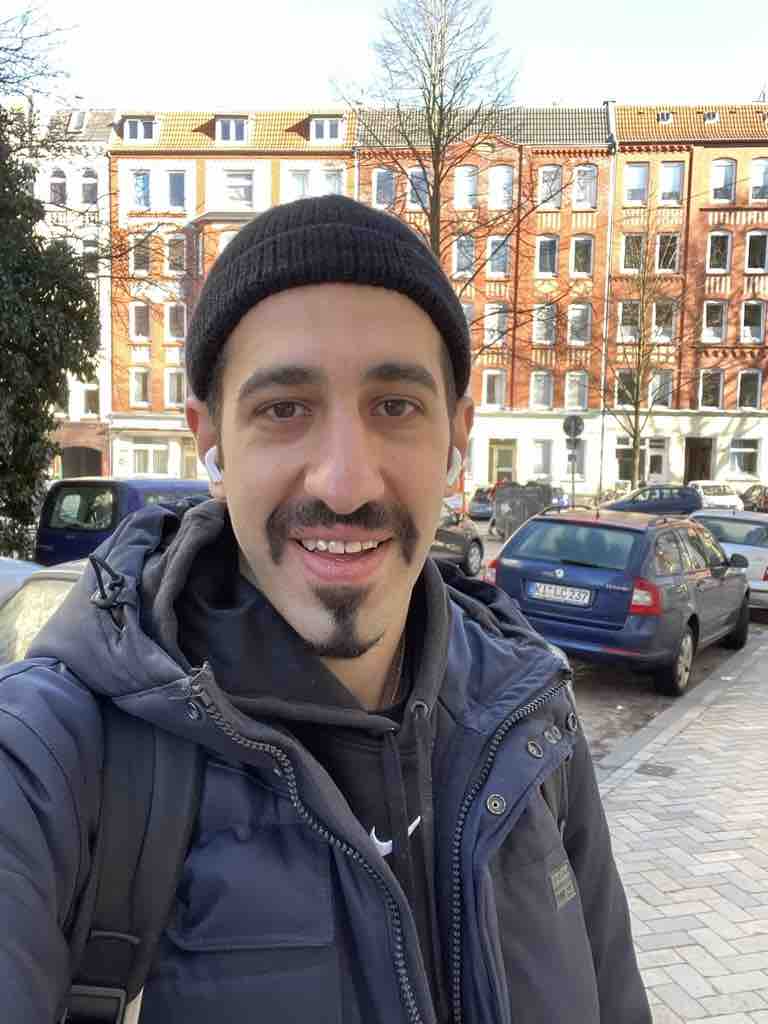
#> input picture anas.png, 768 x 1024 px
$ jupyter execute --allow-errors images.ipynb   (shell and % lines are left out)
#> lines starting #> are read from the running program, lines starting #| are printed output that depends on the picture
[cell 1]
from matplotlib import pyplot as plt

import numpy as np
import cv2 as cv

img = plt.imread('anas.png')
#> img is the input picture: shape (1024, 768, 4) float32; mean R, G, B, A 0.534, 0.508, 0.502, 1
rows,cols,colors = img.shape # gives dimensions for RGB array
#> rows = 1024; cols = 768; colors = 4
img_size = rows*cols*colors
#> img_size = 3145728
img_1D_vector = img.reshape(img_size)
# you can recover the orginal image with:

img2 = img_1D_vector.reshape(rows,cols,colors)
plt.imshow(img) # followed by
plt.show() # to show the first image, then
plt.imshow(img2) # followed by
plt.show() # to show you the second image.

imga = img[:,:,0]
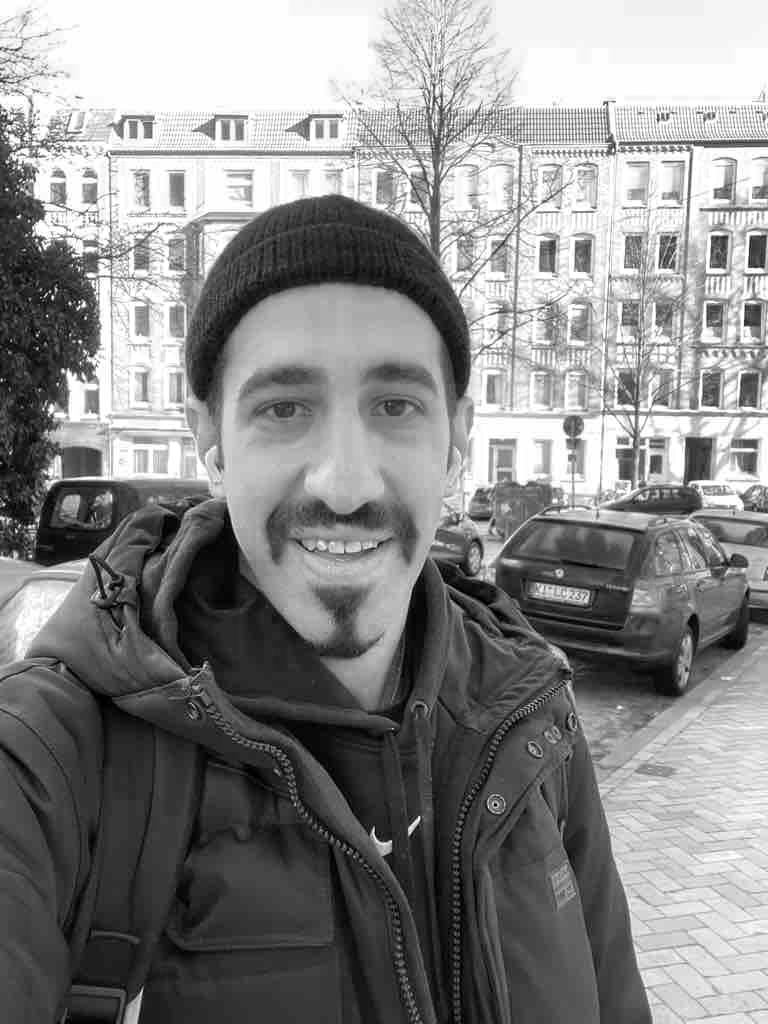
#> imga: shape (1024, 768) float32; min 0, max 1, mean 0.534
plt.imshow(imga) # followed by
plt.show() # to show the first image, then

imgb = img[:,:,1]
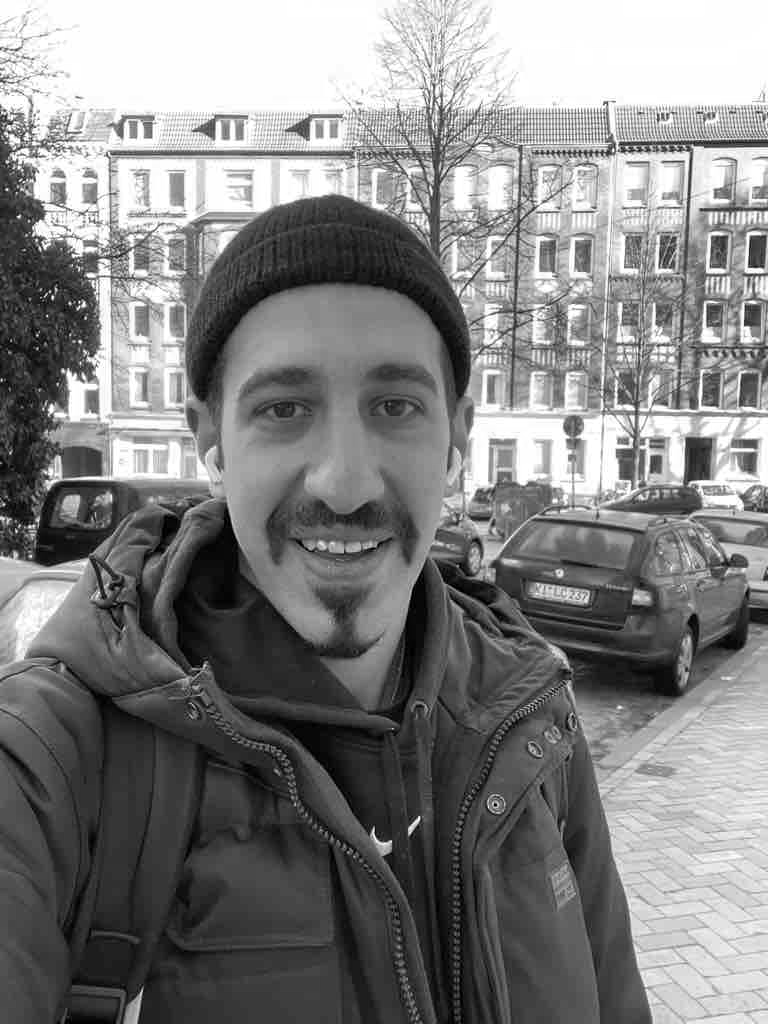
#> imgb: shape (1024, 768) float32; min 0, max 1, mean 0.508
plt.imshow(imgb) # followed by
plt.show() # to show the first image, then

imgc = img[:,:,2]
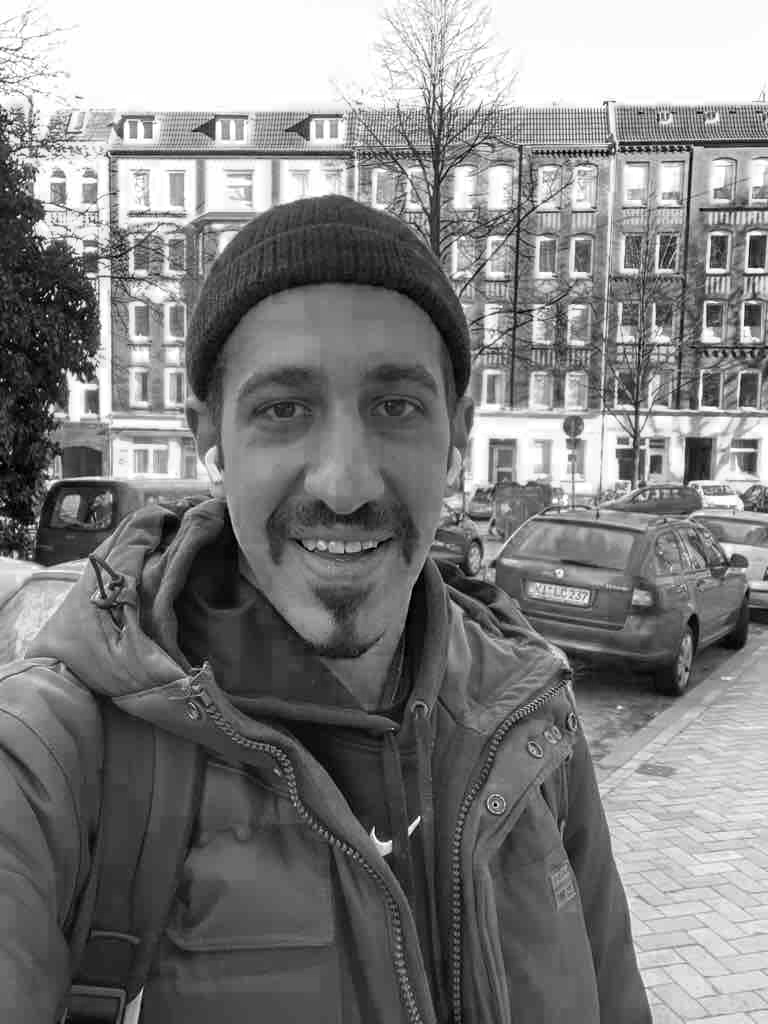
#> imgc: shape (1024, 768) float32; min 0, max 1, mean 0.502
plt.imshow(imgc) # followed by
plt.show() # to show the first image, then

imgd = img[:,:,3]
#> imgd: shape (1024, 768) float32; every value is 1
plt.imshow(imgd) # followed by
plt.show() # to show the first image, then

$ run again, with test.png copied over anas.png
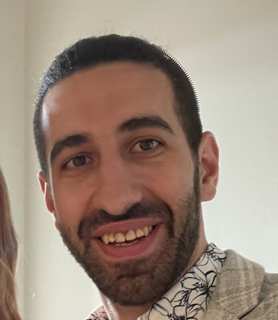
#> input picture test.png, 278 x 320 px
#> img is the input picture: shape (320, 278, 4) float32; mean R, G, B, A 0.613, 0.543, 0.489, 1
#> `imga = img[:,:,0]`:
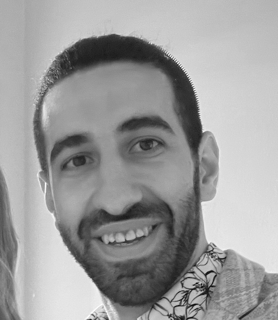
#> imga: shape (320, 278) float32; min 0.051, max 1, mean 0.613
#> `imgc = img[:,:,2]`:
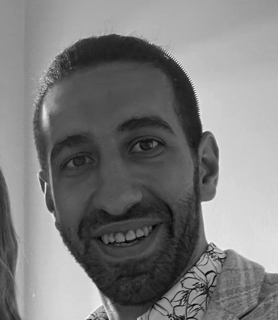
#> imgc: shape (320, 278) float32; min 0.00784, max 0.98, mean 0.489
#> imgd: shape (320, 278) float32; every value is 1
